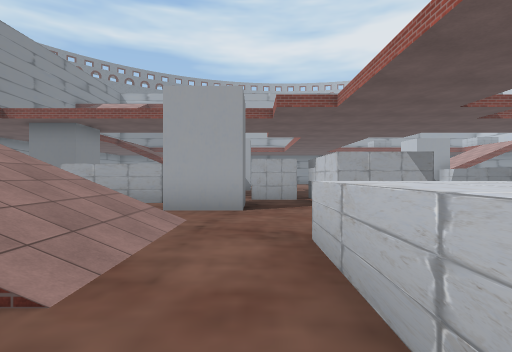
[1] (above)

24 first-person views from a walk through a scene from a Unity 3-D project. The camera is 1.3 m above the floor, looks level and sees 80° across. The floor is counted in squares, 2 m on a side. Each view is taken from the middle of a square. On the plan, view 1 faces up. The plan holds only what a view shows up to about 10 squares ahead; the rest is blank. The place goes on beyond the plan. The player character is not drawn. Some surface patterns are stand-ins.

[2]
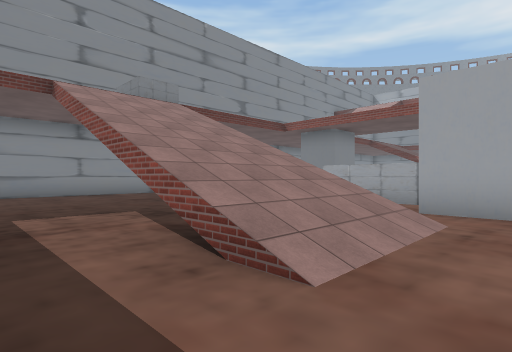

[3]
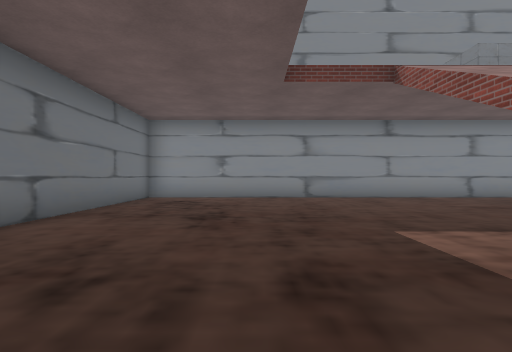

[4]
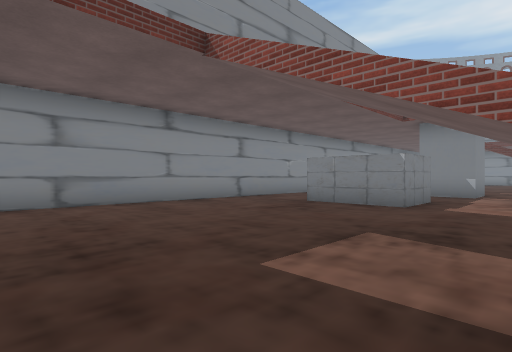

[5]
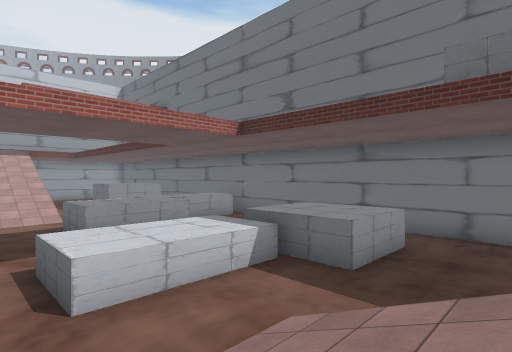

[6]
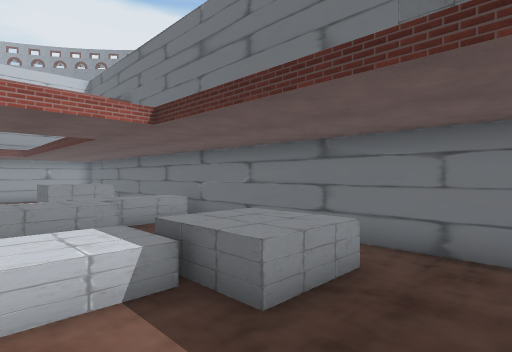

[7]
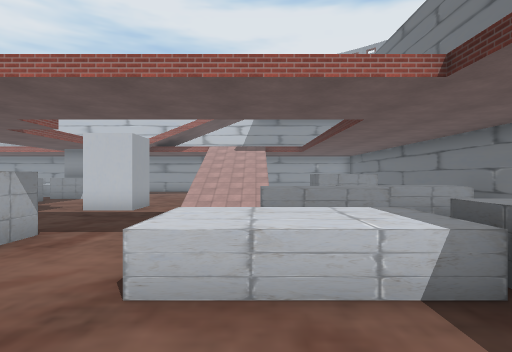

[8]
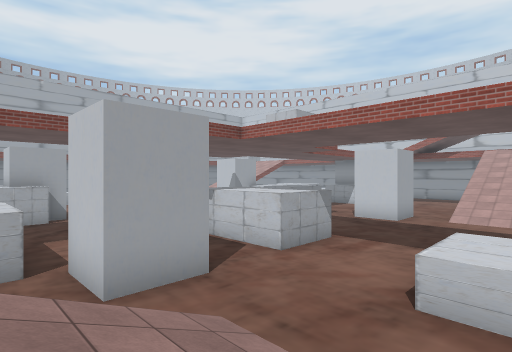

[9]
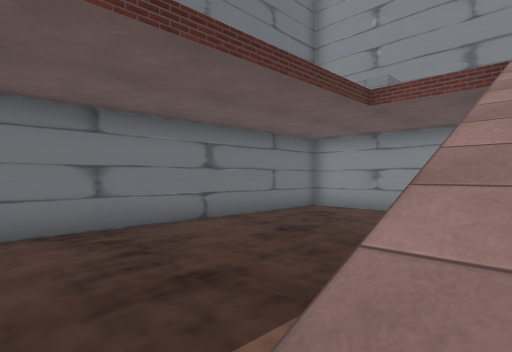

[10]
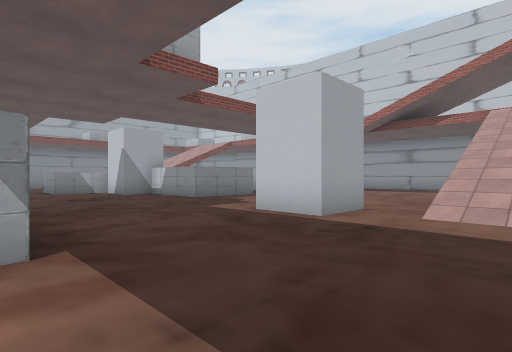

[11]
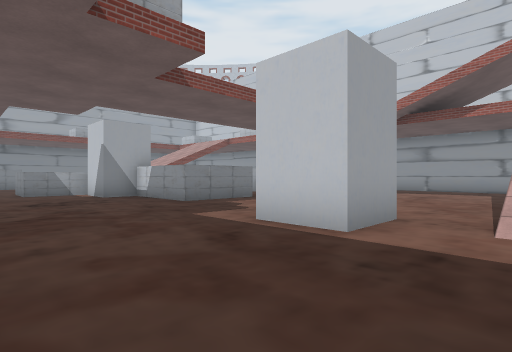

[12]
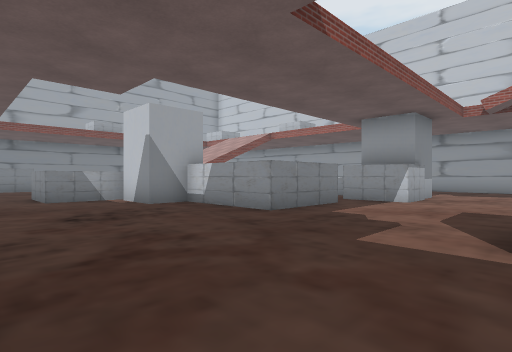

[13]
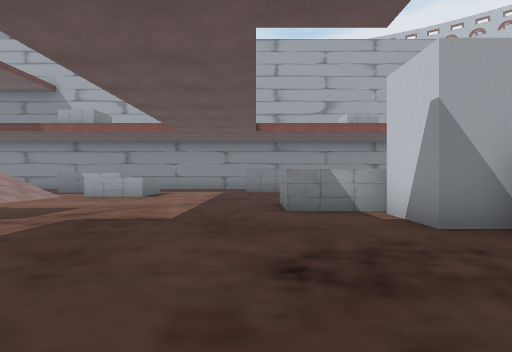

[14]
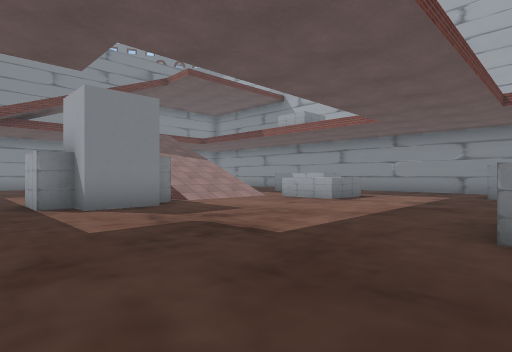

[15]
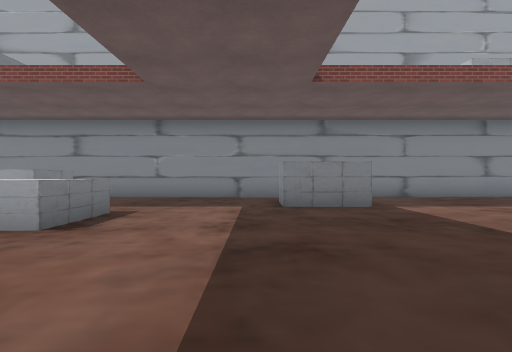

[16]
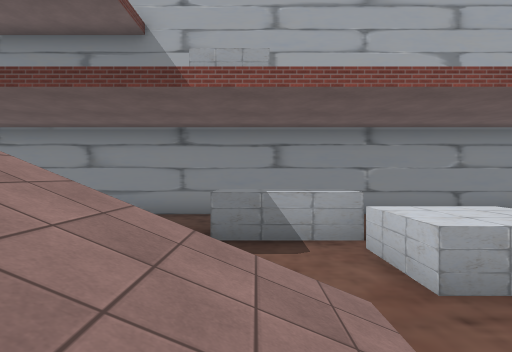

[17]
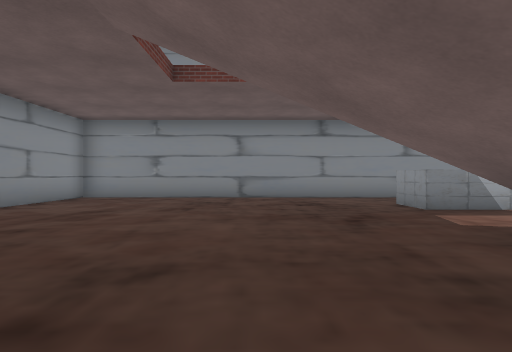

[18]
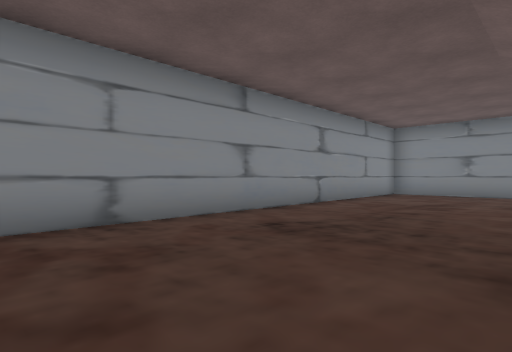

[19]
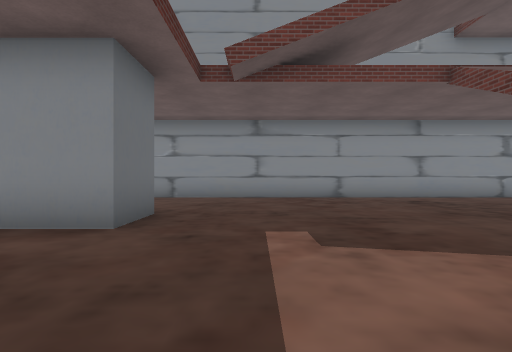

[20]
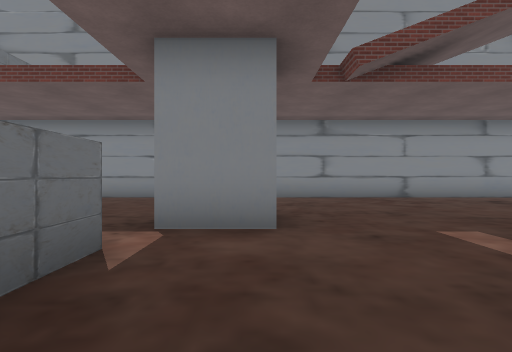

[21]
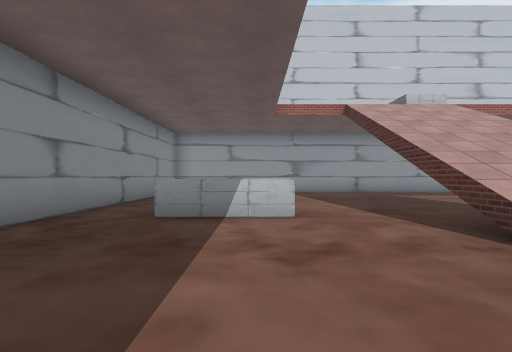

[22]
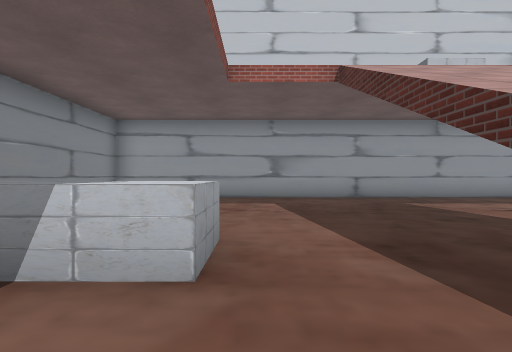

[23]
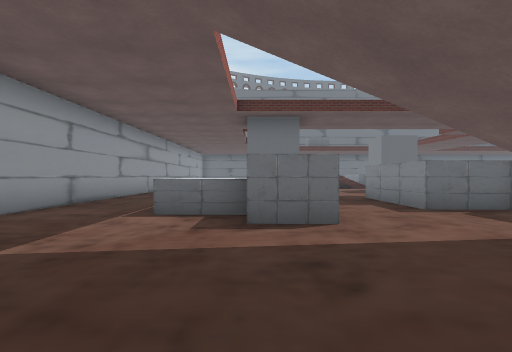

[24]
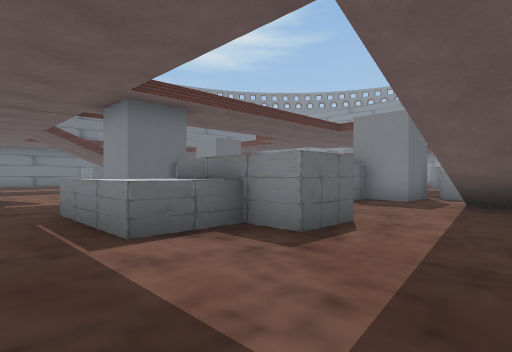

### Floor plan
Key: @ floor where view 1 was taken; # wall or solid block; x gap in a wall; . floor; / step, stairs or slope; ^ raised ledge; O other object.
Columns run from 12 left of view 1 to 19 right of it. Each row starts with its distance up from view 1.
 26 ##################  ###########
 25 #.......... .....  .........   #
 24 #.......... .....  .......     #
 23 #.........##.....##....^^      #
 22 #.........##...........^^ .....#
 21 #...........^^.................#
 20 #...........^^.................#
 19 #.......////........ ///.......#
 18 #.......////.......   //.......#
 17 #....... ///......#    /.......#
 16 #.......   #......##.....##....#
 15 #........  #.......##.... #^...#
 14 #.........##........#^^.. #^...#
 13 #....................^^.. ^^...#
 12 #........... ........^^..   ...#
 11 #....##.....    .....^^x### ...#
 10 #.   ##.....    ........###.. .#
  9 #  .....^ ..OO# .............
  8 #.......^^....# .............
  7 #..  #.. ..#..# ....#........
  6 #...##..  .#..##....#........
  5 #.......  ...................
  4 #.......////........////
  3 #.......////.^^.....///
  2 #.......////.^^  ##.//
  1 #............^^  ##
  0 #...........@^^  ##
 -1 #...........^^.  .##
 -2 #...........^^.  .##
 -3 #.............    ##
 -4 #............
 -5 #####################

Positions as (right, up) in squares from view 1, and headings:
1: (0, 0), facing up
2: (0, 0), facing up-left
3: (-2, -1), facing left
4: (-4, -1), facing up-left
5: (-3, 4), facing down-right
6: (-3, 2), facing down-right
7: (-2, 2), facing right
8: (-3, 2), facing up-right
9: (-2, 2), facing down-left
10: (3, 3), facing up-right
11: (4, 4), facing up-right
12: (4, 7), facing up-right
13: (5, 10), facing up
14: (6, 12), facing up-left
15: (4, 16), facing up
16: (-2, 17), facing up
17: (-6, 16), facing up
18: (-7, 14), facing up-left
19: (-2, 13), facing left
20: (-2, 11), facing left
21: (6, 22), facing right
22: (9, 21), facing right
23: (14, 20), facing down
24: (17, 18), facing down-left
